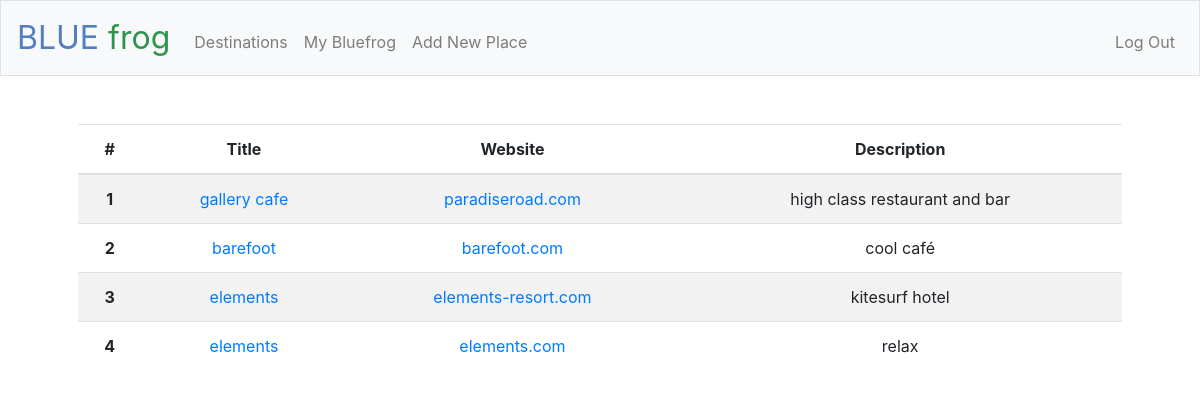
The page /destination/CMB (signed in) on the database its author committed.
### tables this page shows
CREATE TABLE places (id INTEGER PRIMARY KEY AUTOINCREMENT NOT NULL, title TEXT NOT NULL, dest_id INTEGER NOT NULL, url TEXT, email TEXT, phone TEXT, description TEXT, public BOOLEAN, 'timestamp' TIMESTAMP DEFAULT CURRENT_TIMESTAMP NOT NULL, FOREIGN KEY(dest_id) REFERENCES destinations(id));

### app.py (the view)
@app.route("/destination/<iata>")
@login_required
def destination(iata):
    destination = db.execute("SELECT * FROM destinations WHERE iata = :iata", iata = iata)
    dest_id = destination[0]["id"]
    place_list = db.execute("SELECT id, title, url, description FROM places WHERE dest_id = :dest_id", dest_id = dest_id)
    print(place_list)
    return render_template("destination.html", place_list = place_list, iata = iata)

### app.py (called while the page is built)
@app.after_request
def after_request(response):
    response.headers["Cache-Control"] = "no-cache, no-store, must-revalidate"
    response.headers["Expires"] = 0
    response.headers["Pragma"] = "no-cache"
    return response

### helpers.py (called while the page is built)
def login_required(f):
    @wraps(f)
    def decorated_function(*args, **kwargs):
        if session.get("user_id") is None:
            return redirect("/login")
        return f(*args, **kwargs)
    return decorated_function

### templates/destination.html (shortened to what this page needs)
{% extends "layout.html" %}
{% block main %}
<table class="table table-striped">
  <thead>
    <tr>
      <th scope="col">#</th>
      <th scope="col">Title</th>
      <th scope="col">Website</th>
      <th scope="col">Description</th>
    </tr>
  </thead>
<tbody>
  {% for place in place_list %}
  <tr>
    <th scope="row">{{ loop.index }}</th>
    <td><a href={{ url_for('place', place_id=place["id"]) }}>{{ place["title"] }}</a></td>
    <td><a href={{ place["url"] }}>{{ place["url"] }}</a></td>
    <td>{{ place["description"] }}</td>
  </tr>
  {% endfor %}
</tbody>
</table>
{% endblock %}

### rows shown on the page
places: title "gallery cafe", url "paradiseroad.com", description "high class restaurant and bar"
places: title "barefoot", url "barefoot.com", description "cool café"
places: title "elements", url "elements-resort.com", description "kitesurf hotel"
places: title "elements", url "elements.com", description "relax"
